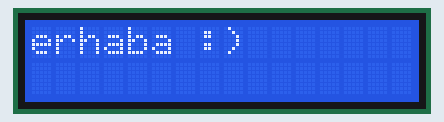
The sketch below on a simulated Arduino Uno, built with avr-gcc and run on an emulated ATmega328P. On the bench: 16×2 character LCD.

Above: at 0.37 s.
At 0.78 s:
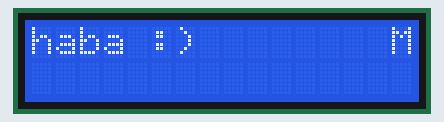
At 1.19 s:
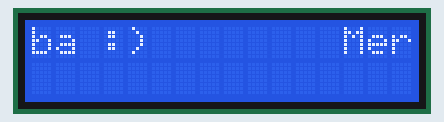
At 2.01 s:
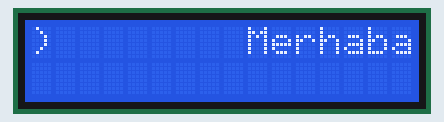
At 3.6 s:
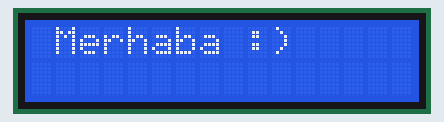
At 5.26 s:
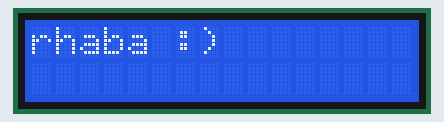

Measured:
- by itself, everything shown: repeats every 4.7 s, in 18 steps
- what the display in image 4 shows lasts 1.3 s, from 3.5 s to 4.8 s

The sketch:

lcd_ekran_potansiyometre_kayan_yazi1.ino
```cpp
#include <LiquidCrystal.h>

LiquidCrystal lcd(12, 11, 5, 4, 3, 2);

void setup() {
  lcd.begin(16, 2);
  lcd.print("");
}

void loop() {
  String message = "Merhaba :)        ";
  int messageLength = message.length();

  for (int i = 0; i < messageLength; ++i) {
    lcd.clear();
    lcd.setCursor(0, 0);


    for (int j = i; j < i + 16; ++j) {
      lcd.print(message[j % messageLength]);
    }

    delay(200);
  }

  delay(1000);
}
```
